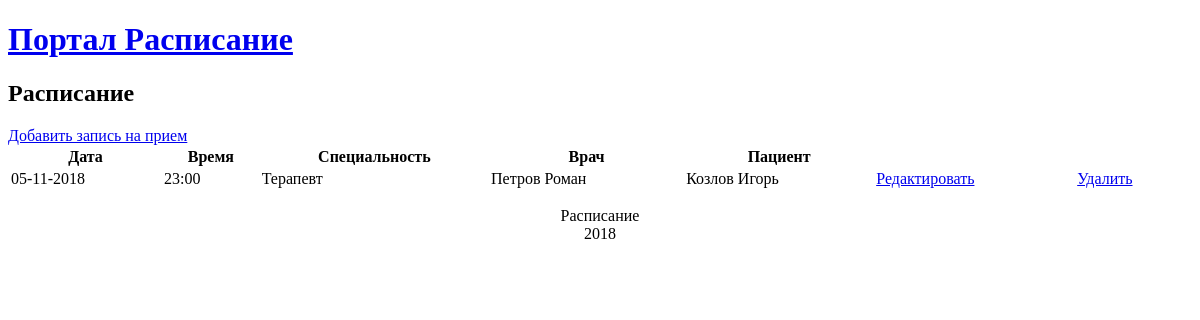
Page /timetable/index.php on the earlier database version.
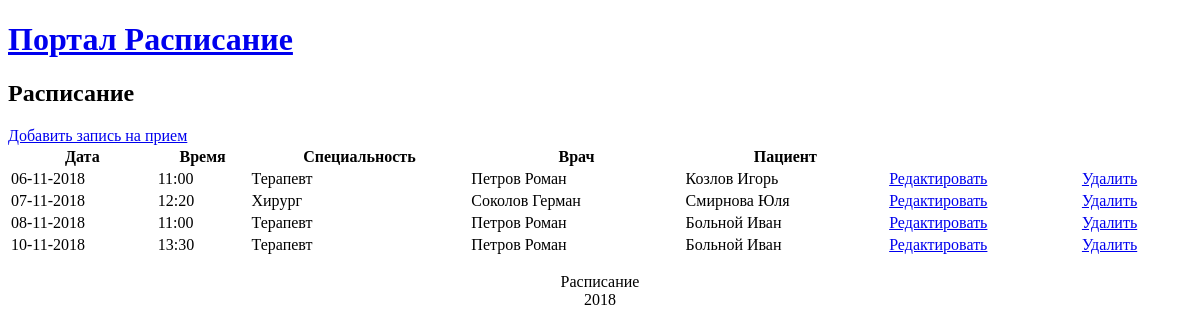
Same page on the later database version.
### tables this page shows
CREATE TABLE `timetable` (
  `id` int(11) UNSIGNED NOT NULL,
  `datetime` int(11) UNSIGNED NOT NULL,
  `doctorId` int(11) UNSIGNED NOT NULL,
  `patientId` int(11) UNSIGNED NOT NULL
);

CREATE TABLE `specialtys` (
  `id` int(11) UNSIGNED NOT NULL,
  `title` varchar(255) NOT NULL
);

CREATE TABLE `users` (
  `id` int(11) UNSIGNED NOT NULL,
  `firstName` varchar(255) NOT NULL,
  `lastName` varchar(255) NOT NULL,
  `roleId` int(11) UNSIGNED NOT NULL DEFAULT '2',
  `specialtyId` int(11) UNSIGNED NOT NULL
);

### models/timetable.php (called while the page is built, shortened)
<?php
function timetableItems_all($link)
{
    $query =    "SELECT
                    timetable.id, timetable.datetime,
                    specialtys.title AS docTitle, doc.firstName AS docFirstName, doc.lastName AS docLastName,
                    pat.firstName AS patFirstName, pat.lastName AS patLastName
                FROM
                    timetable
                LEFT OUTER JOIN
                    users AS doc
                ON
                    timetable.doctorId = doc.id
                LEFT OUTER JOIN
                    users AS pat
                ON
                    timetable.patientId = pat.id
                JOIN
                    specialtys
                ON
                    doc.specialtyId = specialtys.id
                ORDER BY
                    timetable.datetime ASC";
    $result = mysqli_query($link, $query);
    $n = mysqli_num_rows($result);
    $timetableItems = array();
    for ($i = 0; $i < $n; $i++)
    {
        $row = mysqli_fetch_assoc($result);
        $timetableItems[] = $row;
    }
    return $timetableItems;
}

### views/timetable.php (the view, shortened to what this page needs)
<!DOCTYPE html>
<html>
<head>
    <link rel="stylesheet" href="../style.css" />
</head>
<body>
    <div class="container">
        <a href="../index.php"><h1>Портал Расписание</h1></a>
        <h2>Расписание</h2>
        <div>
            <a href="index.php?action=add&id=0">Добавить запись на прием</a>
            <table class="managementTable">
                <tr>
                    <th>Дата</th>
                    <th>Время</th>
                    <th>Специальность</th>
                    <th>Врач</th>
                    <th>Пациент</th>
                    <th></th>
                    <th></th>
                </tr>
                <?php foreach($timetableItems as $item): ?>
                <tr>
                    <td><?=date('d-m-Y', $item['datetime'])?></td>
                    <td><?=date('H:i', $item['datetime'])?></td>
                    <td><?=$item['docTitle']?></td>
                    <td><?=$item['docLastName'].' '.$item['docFirstName']?></td>
                    <td><?=$item['patLastName'].' '.$item['patFirstName']?></td>
                    <td>
                        <a href="index.php?action=edit&id=<?=$item['id']?>">Редактировать</a>
                    </td>
                    <td>
                        <a href="index.php?action=delete&id=<?=$item['id']?>">Удалить</a>
                    </td>
                </tr>
                <?php endforeach ?>
            </table>
        </div>
        <footer>
                <p>Расписание<br>2018</p>
        </footer>
    </div>
</body>
</html>

### timetable/index.php (shortened to what this page needs)
<?php
    require_once("../database.php");
    require_once("../models/timetable.php");
    $link = db_connect();
    if(isset($_GET['action']))
        $action = $_GET['action'];
    else
        $action = "";
    if($action == "add")
    {
        if(!empty($_POST))
        {
            timetableItems_new($link, $_POST['date'], $_POST['time'],
                                      $_POST['doctorId'], $_POST['patientId']);
            header("Location: index.php");
        }
        $timetableItem = ["datetime" => time(),
                          "doctorId" => "1",
                          "patientId" => "1"];
        $doctors = users_all($link, "Доктор");
        $patients = users_all($link, "Пациент");
        date_default_timezone_set('Asia/Bangkok');
        include("../views/timetable_editor.php");
    }
    else if($action == "delete")
    {
        $id = $_GET['id'];
        $timetableItem = timetableItems_delete($link, $id);
        header("Location: index.php");
    }
    else
    {
        $timetableItems = timetableItems_all($link);
        include("../views/timetable.php");
    }
?>

### style.css (style rules this page uses)
footer { text-align: center; }
.managementTable { width: 100%; }

Differences in the rows shown:
changed timetable "Козлов": datetime "05-11-2018" → "06-11-2018"; datetime "23:00" → "11:00"
added timetable: datetime "07-11-2018", datetime "12:20", specialtys.title "Хирург", doctorId.lastName "Соколов", doctorId.firstName "Герман", patientId.lastName "Смирнова", patientId.firstName "Юля"
added timetable: datetime "08-11-2018", datetime "11:00", specialtys.title "Терапевт", doctorId.lastName "Петров", doctorId.firstName "Роман", patientId.lastName "Больной", patientId.firstName "Иван"
added timetable: datetime "10-11-2018", datetime "13:30", specialtys.title "Терапевт", doctorId.lastName "Петров", doctorId.firstName "Роман", patientId.lastName "Больной", patientId.firstName "Иван"
